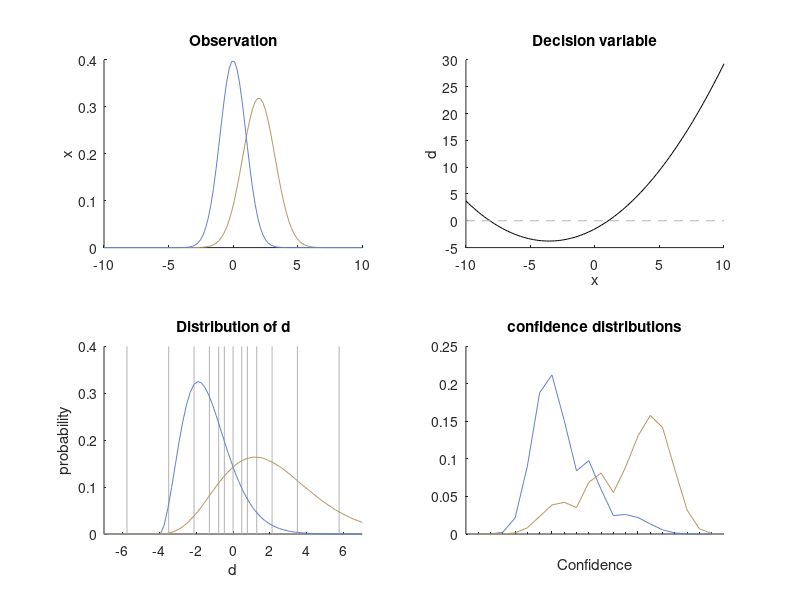

MATLAB code for this plot:
% function create_Fig9A
% 
% Reproduces Fig 9A of the paper "Fechner's law in metacognition: a 
% quantitative model of working memory conifdence" (Van den Berg et al.
% 2017, Psych Rev)
%
% For questions, bug reports, etc, please email nronaldvdberg@gmail.com
 
function create_Fig9A

% parameters
mu_target    = 2;       % mean of target distribution (Gaussian)
sigma_target = 1.25;    % SD of target distribution (Gaussian)
a         = 2;          % confidence scale parameter
b         = 3;          % confidence shift parameter
sigma_mc  = 1;          % SD of metacognitive noise distribution (Gaussian)
nConf = 20;             % number of confidence values

% ======= computations for plot 1: internal representation ========
x = linspace(-10,10,100);
ptarget_x = normpdf(x,mu_target,sigma_target);        % gaussian distributions
pfoil_x = normpdf(x,0,1);                             % assumed standard normal without loss of generality
ptarget_x = ptarget_x/sum(ptarget_x(:))/diff(x(1:2)); % normalize target distribution
pfoil_x = pfoil_x/sum(pfoil_x(:))/diff(x(1:2));       % normalize foil distribution

% ======= computations for plot 2: decision variable ========
dx = -log(sigma_target) - 1/2.*( ((x-mu_target).^2)./sigma_target.^2 - x.^2);

% ======= computations for plot 3: distribution of d ========
nSamples = 1e7;
samples_foil = randn(1,nSamples);
samples_target = sigma_target.*randn(1,nSamples) + mu_target;
d_foil = -log(sigma_target) - 1/2.*( ((samples_foil-mu_target).^2)./sigma_target.^2 - samples_foil.^2);
d_target = -log(sigma_target) - 1/2.*( ((samples_target-mu_target).^2)./sigma_target.^2 - samples_target.^2);
centers_target = linspace(-10,10,100);
centers_foil = centers_target;
counts_target = hist(d_target,centers_target);
counts_foil = hist(d_foil,centers_foil);
counts_target = counts_target/sum(counts_target(:))/diff(centers_target(1:2));
counts_foil = counts_foil/sum(counts_foil(:))/diff(centers_foil(1:2));

% ======= computations for plot 4: confidence ratings ========
% get indices of responses
idx_CR = d_foil < 0;        % correct reject. foil, respond new
idx_FA = d_foil >=0;        % false alarm. foil, respond old
idx_Miss = d_target < 0;    % miss. target, respond new
idx_Hit = d_target >= 0;    % hit. target. respond old

% confidence values
conf_new = a.*log(abs(d_foil)) + b; 
conf_old = a.*log(abs(d_target)) + b;
conf_new = normrnd(conf_new,sigma_mc); % adding metacognitive noise
conf_old = normrnd(conf_old,sigma_mc);
conf_new = round(conf_new); % rounding
conf_old = round(conf_old);
conf_new(conf_new < 1) = 1; % satisfying confidence boundaries
conf_old(conf_old < 1) = 1;
conf_new(conf_new > 10) = 10;
conf_old(conf_old > 10) = 10;

pold = nan(1,nConf); % probability respond "old" for each confidence value
pnew = nan(1,nConf); % probability respond "new" for each confidence value
for iconf = 1:10
    idx_confCR = idx_CR & (conf_new == iconf);
    idx_confFA = idx_FA & (conf_new == iconf); 
    idx_confMiss = idx_Miss & (conf_old == iconf);
    idx_confHit = idx_Hit & (conf_old == iconf);
    
    pnew(iconf+nConf/2) = sum(idx_confFA); 
    pnew(nConf/2 + 1 - iconf) = sum(idx_confCR);
    pold(iconf+nConf/2) = sum(idx_confHit);
    pold(nConf/2 + 1 - iconf) = sum(idx_confMiss);
end
pnew = pnew./sum(pnew);
pold = pold./sum(pold);

% calculate confidence boundaries
confBounds = exp(([1.5:9.5]-b)./a);
confBounds = [-confBounds 0 confBounds];

% ======== PLOT ===========
color_foil = [.4 .5 .8];        % foil color
color_target = [.7 .6 .4];      % target color

figure
subplot(2,2,1); hold on
plot(x,ptarget_x,'Color',color_target); 
plot(x,pfoil_x,'Color',color_foil)
title('Observation')
xlim([x(1) x(end)])
ylabel('Probability')
ylabel('x')
hold off

subplot(2,2,2); hold on
plot(x,dx,'k')
plot([x(1) x(end)],[0 0],'--','Color',0.7*ones(1,3))
xlim([x(1) x(end)])
ylabel('d')
xlabel('x')
title('Decision variable')

subplot(2,2,3); hold on
plot([confBounds; confBounds],[zeros(1,length(confBounds)); 0.4*ones(1,length(confBounds))],'Color',0.7*ones(1,3));
plot(centers_foil,counts_foil,'Color',color_foil); hold on
plot(centers_target,counts_target,'Color',color_target);
xlim([-7 7])
ylabel('probability')
xlabel('d')
title('Distribution of d')

subplot(2,2,4); hold on
plot(1:nConf,pnew,'-','Color',color_foil);
plot(1:nConf,pold,'-','Color',color_target);
set(gca,'Xtick',[1:10 11:20],'XtickLabel',{10,[],[],[],6,[],[],[],2,[],[],2,[],[],[],6,[],[],[],10});
xlim([0 21])
xlabel('Confidence')
title('confidence distributions')
hold off